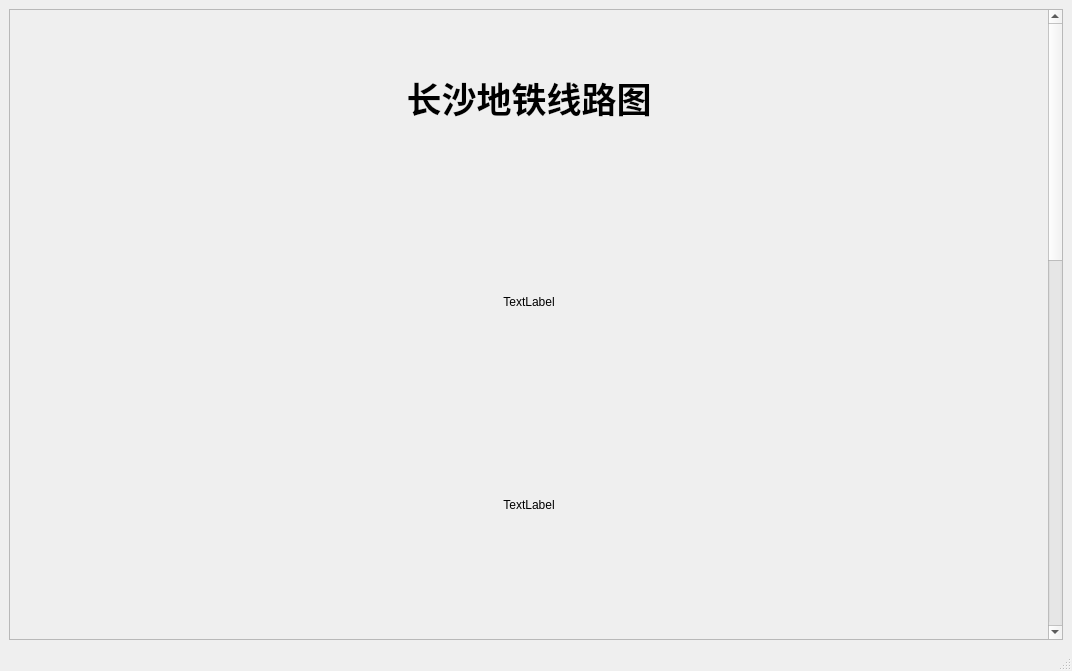
<?xml version="1.0" encoding="UTF-8"?>
<ui version="4.0">
 <class>SubwayMapView</class>
 <widget class="QMainWindow" name="SubwayMapView">
  <property name="geometry">
   <rect>
    <x>0</x>
    <y>0</y>
    <width>1072</width>
    <height>671</height>
   </rect>
  </property>
  <property name="windowTitle">
   <string>MainWindow</string>
  </property>
  <widget class="QWidget" name="centralwidget">
   <layout class="QHBoxLayout" name="horizontalLayout">
    <item>
     <widget class="QScrollArea" name="scrollArea">
      <property name="sizePolicy">
       <sizepolicy hsizetype="Expanding" vsizetype="Expanding">
        <horstretch>0</horstretch>
        <verstretch>0</verstretch>
       </sizepolicy>
      </property>
      <property name="minimumSize">
       <size>
        <width>1050</width>
        <height>0</height>
       </size>
      </property>
      <property name="widgetResizable">
       <bool>true</bool>
      </property>
      <widget class="QWidget" name="scrollAreaWidgetContents">
       <property name="geometry">
        <rect>
         <x>0</x>
         <y>0</y>
         <width>1027</width>
         <height>1600</height>
        </rect>
       </property>
       <property name="minimumSize">
        <size>
         <width>0</width>
         <height>1600</height>
        </size>
       </property>
       <layout class="QVBoxLayout" name="verticalLayout_2">
        <item>
         <layout class="QVBoxLayout" name="verticalLayout">
          <item>
           <widget class="QLabel" name="lineLabel">
            <property name="sizePolicy">
             <sizepolicy hsizetype="Preferred" vsizetype="Expanding">
              <horstretch>0</horstretch>
              <verstretch>0</verstretch>
             </sizepolicy>
            </property>
            <property name="minimumSize">
             <size>
              <width>0</width>
              <height>0</height>
             </size>
            </property>
            <property name="font">
             <font>
              <family>Arial</family>
              <pointsize>26</pointsize>
              <weight>75</weight>
              <bold>true</bold>
             </font>
            </property>
            <property name="text">
             <string>长沙地铁线路图</string>
            </property>
            <property name="alignment">
             <set>Qt::AlignCenter</set>
            </property>
           </widget>
          </item>
          <item>
           <spacer name="verticalSpacer">
            <property name="orientation">
             <enum>Qt::Vertical</enum>
            </property>
            <property name="sizeType">
             <enum>QSizePolicy::Fixed</enum>
            </property>
            <property name="sizeHint" stdset="0">
             <size>
              <width>20</width>
              <height>40</height>
             </size>
            </property>
           </spacer>
          </item>
          <item>
           <widget class="QLabel" name="line1">
            <property name="sizePolicy">
             <sizepolicy hsizetype="Preferred" vsizetype="Expanding">
              <horstretch>0</horstretch>
              <verstretch>0</verstretch>
             </sizepolicy>
            </property>
            <property name="text">
             <string>TextLabel</string>
            </property>
            <property name="alignment">
             <set>Qt::AlignCenter</set>
            </property>
           </widget>
          </item>
          <item>
           <spacer name="verticalSpacer_2">
            <property name="orientation">
             <enum>Qt::Vertical</enum>
            </property>
            <property name="sizeType">
             <enum>QSizePolicy::Fixed</enum>
            </property>
            <property name="sizeHint" stdset="0">
             <size>
              <width>20</width>
              <height>40</height>
             </size>
            </property>
           </spacer>
          </item>
          <item>
           <widget class="QLabel" name="line2">
            <property name="sizePolicy">
             <sizepolicy hsizetype="Preferred" vsizetype="Expanding">
              <horstretch>0</horstretch>
              <verstretch>0</verstretch>
             </sizepolicy>
            </property>
            <property name="text">
             <string>TextLabel</string>
            </property>
            <property name="alignment">
             <set>Qt::AlignCenter</set>
            </property>
           </widget>
          </item>
          <item>
           <spacer name="verticalSpacer_3">
            <property name="orientation">
             <enum>Qt::Vertical</enum>
            </property>
            <property name="sizeType">
             <enum>QSizePolicy::Fixed</enum>
            </property>
            <property name="sizeHint" stdset="0">
             <size>
              <width>20</width>
              <height>40</height>
             </size>
            </property>
           </spacer>
          </item>
          <item>
           <widget class="QLabel" name="line3">
            <property name="sizePolicy">
             <sizepolicy hsizetype="Preferred" vsizetype="Expanding">
              <horstretch>0</horstretch>
              <verstretch>0</verstretch>
             </sizepolicy>
            </property>
            <property name="text">
             <string>TextLabel</string>
            </property>
            <property name="alignment">
             <set>Qt::AlignCenter</set>
            </property>
           </widget>
          </item>
          <item>
           <spacer name="verticalSpacer_4">
            <property name="orientation">
             <enum>Qt::Vertical</enum>
            </property>
            <property name="sizeType">
             <enum>QSizePolicy::Fixed</enum>
            </property>
            <property name="sizeHint" stdset="0">
             <size>
              <width>20</width>
              <height>40</height>
             </size>
            </property>
           </spacer>
          </item>
          <item>
           <widget class="QLabel" name="line4">
            <property name="sizePolicy">
             <sizepolicy hsizetype="Preferred" vsizetype="Expanding">
              <horstretch>0</horstretch>
              <verstretch>0</verstretch>
             </sizepolicy>
            </property>
            <property name="text">
             <string>TextLabel</string>
            </property>
            <property name="alignment">
             <set>Qt::AlignCenter</set>
            </property>
           </widget>
          </item>
          <item>
           <spacer name="verticalSpacer_5">
            <property name="orientation">
             <enum>Qt::Vertical</enum>
            </property>
            <property name="sizeType">
             <enum>QSizePolicy::Fixed</enum>
            </property>
            <property name="sizeHint" stdset="0">
             <size>
              <width>20</width>
              <height>40</height>
             </size>
            </property>
           </spacer>
          </item>
          <item>
           <widget class="QLabel" name="line5">
            <property name="sizePolicy">
             <sizepolicy hsizetype="Preferred" vsizetype="Expanding">
              <horstretch>0</horstretch>
              <verstretch>0</verstretch>
             </sizepolicy>
            </property>
            <property name="text">
             <string>TextLabel</string>
            </property>
            <property name="alignment">
             <set>Qt::AlignCenter</set>
            </property>
           </widget>
          </item>
          <item>
           <spacer name="verticalSpacer_6">
            <property name="orientation">
             <enum>Qt::Vertical</enum>
            </property>
            <property name="sizeType">
             <enum>QSizePolicy::Fixed</enum>
            </property>
            <property name="sizeHint" stdset="0">
             <size>
              <width>20</width>
              <height>40</height>
             </size>
            </property>
           </spacer>
          </item>
          <item>
           <widget class="QLabel" name="line6">
            <property name="sizePolicy">
             <sizepolicy hsizetype="Preferred" vsizetype="Expanding">
              <horstretch>0</horstretch>
              <verstretch>0</verstretch>
             </sizepolicy>
            </property>
            <property name="text">
             <string>TextLabel</string>
            </property>
            <property name="alignment">
             <set>Qt::AlignCenter</set>
            </property>
           </widget>
          </item>
          <item>
           <spacer name="verticalSpacer_7">
            <property name="orientation">
             <enum>Qt::Vertical</enum>
            </property>
            <property name="sizeType">
             <enum>QSizePolicy::Fixed</enum>
            </property>
            <property name="sizeHint" stdset="0">
             <size>
              <width>20</width>
              <height>40</height>
             </size>
            </property>
           </spacer>
          </item>
          <item>
           <widget class="QLabel" name="line7">
            <property name="sizePolicy">
             <sizepolicy hsizetype="Preferred" vsizetype="Expanding">
              <horstretch>0</horstretch>
              <verstretch>0</verstretch>
             </sizepolicy>
            </property>
            <property name="text">
             <string>TextLabel</string>
            </property>
            <property name="alignment">
             <set>Qt::AlignCenter</set>
            </property>
           </widget>
          </item>
         </layout>
        </item>
       </layout>
      </widget>
     </widget>
    </item>
   </layout>
  </widget>
  <widget class="QMenuBar" name="menubar">
   <property name="geometry">
    <rect>
     <x>0</x>
     <y>0</y>
     <width>1072</width>
     <height>26</height>
    </rect>
   </property>
  </widget>
  <widget class="QStatusBar" name="statusbar"/>
 </widget>
 <resources/>
 <connections/>
</ui>
